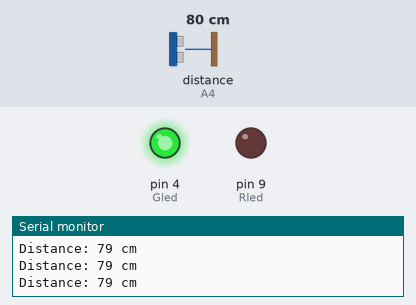
A sketch run on a simulated Arduino Uno, built with avr-gcc and run on an emulated ATmega328P. On the bench: output pins drawn as LEDs (lit = HIGH), the last lines printed to the serial monitor. Wiring (inferred from the names in the program): ultrasonic range finder: trigger A3; echo A4. The test bench sets the inputs (shaded band); at power-on: distance to the obstacle (sensor on A4) 80 cm. The echo pulse lasts 58.3 µs per cm; pins used as bus, display or sensor lines are not drawn.

Above: at 1.7 s.
1.8 s: distance to the obstacle (sensor on A4) set to 35 cm
3.3 s: distance to the obstacle (sensor on A4) set to 28 cm
At 4.6 s:
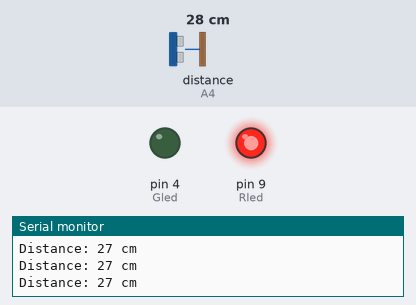
4.9 s: distance to the obstacle (sensor on A4) set to 60 cm
At 6.1 s:
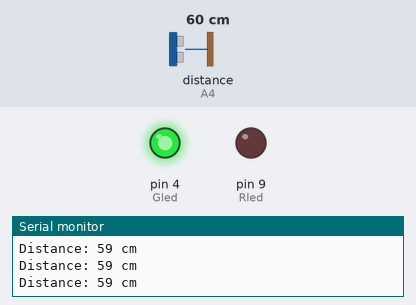
6.5 s: distance to the obstacle (sensor on A4) set to 2 cm
At 7.1 s:
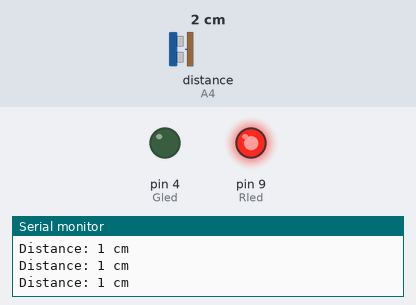
Timing chart, 0 to 9.1 s (numbered marks = the images above; inputs shaded):
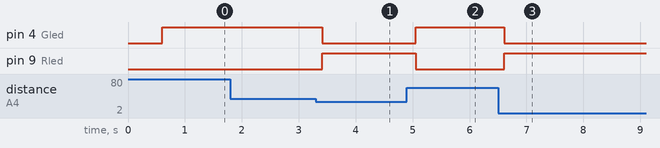

The sketch:

distance_sensor.ino
```cpp
#define echoPin A4 //connect to echo pin
#define trigPin A3 //connect to trig pin
#define Rled 9     //connect to red led pin
#define Gled 4     //connect to green led pin


long duration; // Variable to store time taken to the pulse
int distance; // Variable to store distance calculated using


void setup()
{
  pinMode(trigPin,OUTPUT); // Sets the trigPin as an OUTPUT
  pinMode(echoPin, INPUT); // Sets the echoPin as an INPUT
  pinMode(Rled,OUTPUT);
  pinMode(Gled,OUTPUT);

  Serial.begin(9600);
  Serial.println("Distance measurement using Arduino Uno.");
  delay(500);
}

void loop()
{
  digitalWrite(trigPin, LOW);
  delayMicroseconds(2); // wait for 2 ms to avoid
  digitalWrite(trigPin,HIGH); // turn on the Trigger to generate pulse
  delayMicroseconds(10); // keep the trigger "ON" for 10 ms to generate
      // pulse for 10 ms.

  digitalWrite(trigPin,LOW); // Turn off the pulse trigger to stop


  duration = pulseIn(echoPin, HIGH);
  distance= duration * 0.0344 / 2; // Expression to calculate
  Serial.print("Distance: ");
  Serial.print(distance);
  Serial.println(" cm");
  delay(100);

  if(distance>30){
  digitalWrite(Rled,LOW);
  digitalWrite(Gled,HIGH);
    }
  else{
  digitalWrite(Gled,LOW);
  digitalWrite(Rled,HIGH);
    }


}
```

Measured:
- the behaviour switches between 32 and 31 cm on distance to the obstacle (sensor on A4) (found by bisection; images 0 and 1)
- after the input at 3.3 s, pin 4 (Gled): HIGH → LOW after 0.11 s; pin 9 (Rled): LOW → HIGH after 0.11 s
- after the input at 4.9 s, pin 4 (Gled): LOW → HIGH after 0.15 s; pin 9 (Rled): HIGH → LOW after 0.15 s
- after the input at 6.5 s, pin 4 (Gled): HIGH → LOW after 0.11 s; pin 9 (Rled): LOW → HIGH after 0.11 s
